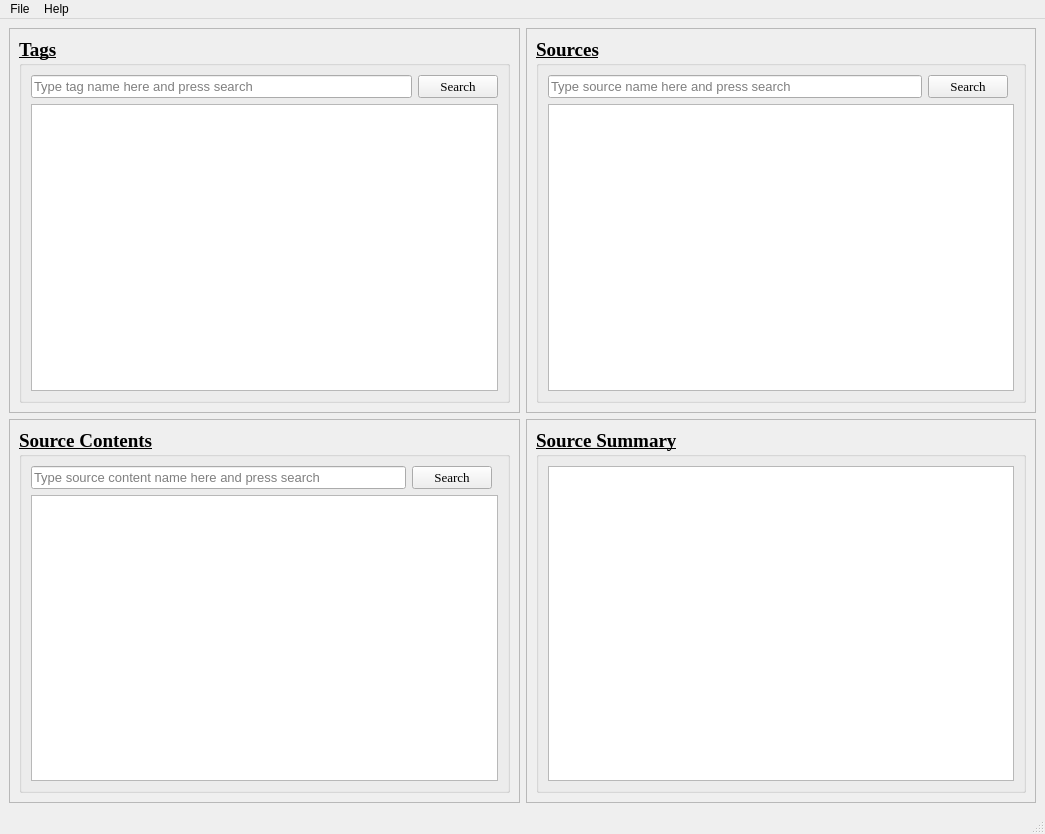
<?xml version="1.0" encoding="UTF-8"?>
<ui version="4.0">
 <class>sourceConnectMainWindow</class>
 <widget class="QMainWindow" name="sourceConnectMainWindow">
  <property name="geometry">
   <rect>
    <x>0</x>
    <y>0</y>
    <width>1045</width>
    <height>834</height>
   </rect>
  </property>
  <property name="windowTitle">
   <string>SourceConnect</string>
  </property>
  <widget class="QWidget" name="centralwidget">
   <layout class="QGridLayout" name="gridLayout">
    <item row="2" column="0">
     <widget class="QFrame" name="sourceContentFrame">
      <property name="frameShape">
       <enum>QFrame::StyledPanel</enum>
      </property>
      <property name="frameShadow">
       <enum>QFrame::Raised</enum>
      </property>
      <layout class="QGridLayout" name="gridLayout_3">
       <item row="0" column="0">
        <widget class="QGroupBox" name="sourceContentBox">
         <property name="font">
          <font>
           <family>Times New Roman</family>
           <pointsize>14</pointsize>
           <weight>75</weight>
           <italic>false</italic>
           <bold>true</bold>
           <underline>true</underline>
           <strikeout>false</strikeout>
          </font>
         </property>
         <property name="title">
          <string>Source Contents</string>
         </property>
         <property name="flat">
          <bool>false</bool>
         </property>
         <property name="checkable">
          <bool>false</bool>
         </property>
         <layout class="QGridLayout" name="gridLayout_9">
          <item row="0" column="0">
           <widget class="QLineEdit" name="sourceContentLineEdit">
            <property name="font">
             <font>
              <family>MS Shell Dlg 2</family>
              <pointsize>10</pointsize>
              <weight>50</weight>
              <bold>false</bold>
              <underline>false</underline>
             </font>
            </property>
            <property name="placeholderText">
             <string>Type source content name here and press search</string>
            </property>
           </widget>
          </item>
          <item row="1" column="0" colspan="3">
           <widget class="QListWidget" name="sourceContentList"/>
          </item>
          <item row="0" column="1">
           <widget class="QPushButton" name="sourceContentSearchButton">
            <property name="font">
             <font>
              <pointsize>10</pointsize>
              <weight>50</weight>
              <bold>false</bold>
              <underline>false</underline>
             </font>
            </property>
            <property name="text">
             <string>Search</string>
            </property>
           </widget>
          </item>
         </layout>
        </widget>
       </item>
      </layout>
     </widget>
    </item>
    <item row="0" column="0">
     <widget class="QFrame" name="tagFrame">
      <property name="frameShape">
       <enum>QFrame::StyledPanel</enum>
      </property>
      <property name="frameShadow">
       <enum>QFrame::Raised</enum>
      </property>
      <layout class="QGridLayout" name="gridLayout_2">
       <item row="0" column="0">
        <widget class="QGroupBox" name="tagBox">
         <property name="font">
          <font>
           <family>Times New Roman</family>
           <pointsize>14</pointsize>
           <weight>75</weight>
           <italic>false</italic>
           <bold>true</bold>
           <underline>true</underline>
           <strikeout>false</strikeout>
          </font>
         </property>
         <property name="title">
          <string>Tags</string>
         </property>
         <property name="flat">
          <bool>false</bool>
         </property>
         <property name="checkable">
          <bool>false</bool>
         </property>
         <layout class="QGridLayout" name="gridLayout_8">
          <item row="0" column="0">
           <widget class="QLineEdit" name="tagLineEdit">
            <property name="font">
             <font>
              <family>MS Shell Dlg 2</family>
              <pointsize>10</pointsize>
              <weight>50</weight>
              <bold>false</bold>
              <underline>false</underline>
             </font>
            </property>
            <property name="placeholderText">
             <string>Type tag name here and press search</string>
            </property>
           </widget>
          </item>
          <item row="0" column="1">
           <widget class="QPushButton" name="tagSearchButton">
            <property name="font">
             <font>
              <pointsize>10</pointsize>
              <weight>50</weight>
              <bold>false</bold>
              <underline>false</underline>
             </font>
            </property>
            <property name="text">
             <string>Search</string>
            </property>
           </widget>
          </item>
          <item row="1" column="0" colspan="2">
           <widget class="QListWidget" name="tagListWidget"/>
          </item>
         </layout>
        </widget>
       </item>
      </layout>
     </widget>
    </item>
    <item row="0" column="1">
     <widget class="QFrame" name="sourcesFrame">
      <property name="frameShape">
       <enum>QFrame::StyledPanel</enum>
      </property>
      <property name="frameShadow">
       <enum>QFrame::Raised</enum>
      </property>
      <layout class="QGridLayout" name="gridLayout_5">
       <item row="0" column="0">
        <widget class="QGroupBox" name="sourcesBox">
         <property name="font">
          <font>
           <family>Times New Roman</family>
           <pointsize>14</pointsize>
           <weight>75</weight>
           <italic>false</italic>
           <bold>true</bold>
           <underline>true</underline>
           <strikeout>false</strikeout>
          </font>
         </property>
         <property name="title">
          <string>Sources</string>
         </property>
         <property name="flat">
          <bool>false</bool>
         </property>
         <property name="checkable">
          <bool>false</bool>
         </property>
         <layout class="QGridLayout" name="gridLayout_7">
          <item row="1" column="0" colspan="3">
           <widget class="QListWidget" name="sourcesList"/>
          </item>
          <item row="0" column="0">
           <widget class="QLineEdit" name="sourceLineEdit">
            <property name="font">
             <font>
              <family>MS Shell Dlg 2</family>
              <pointsize>10</pointsize>
              <weight>50</weight>
              <bold>false</bold>
              <underline>false</underline>
             </font>
            </property>
            <property name="placeholderText">
             <string>Type source name here and press search</string>
            </property>
           </widget>
          </item>
          <item row="0" column="1">
           <widget class="QPushButton" name="sourcesSearchButton">
            <property name="font">
             <font>
              <pointsize>10</pointsize>
              <weight>50</weight>
              <bold>false</bold>
              <underline>false</underline>
             </font>
            </property>
            <property name="text">
             <string>Search</string>
            </property>
           </widget>
          </item>
         </layout>
        </widget>
       </item>
      </layout>
     </widget>
    </item>
    <item row="2" column="1">
     <widget class="QFrame" name="sourceSummaryFrame">
      <property name="frameShape">
       <enum>QFrame::StyledPanel</enum>
      </property>
      <property name="frameShadow">
       <enum>QFrame::Raised</enum>
      </property>
      <layout class="QGridLayout" name="gridLayout_4">
       <item row="0" column="0">
        <widget class="QGroupBox" name="SourceSummaryBox">
         <property name="font">
          <font>
           <family>Times New Roman</family>
           <pointsize>14</pointsize>
           <weight>75</weight>
           <italic>false</italic>
           <bold>true</bold>
           <underline>true</underline>
           <strikeout>false</strikeout>
          </font>
         </property>
         <property name="title">
          <string>Source Summary</string>
         </property>
         <property name="flat">
          <bool>false</bool>
         </property>
         <property name="checkable">
          <bool>false</bool>
         </property>
         <layout class="QGridLayout" name="gridLayout_6">
          <item row="0" column="0">
           <widget class="QTextBrowser" name="sourceTextBrowser"/>
          </item>
         </layout>
        </widget>
       </item>
      </layout>
     </widget>
    </item>
   </layout>
  </widget>
  <widget class="QMenuBar" name="menubar">
   <property name="geometry">
    <rect>
     <x>0</x>
     <y>0</y>
     <width>1045</width>
     <height>21</height>
    </rect>
   </property>
   <widget class="QMenu" name="fileMenu">
    <property name="title">
     <string>File</string>
    </property>
    <addaction name="addTagAction"/>
    <addaction name="addSourceAction"/>
   </widget>
   <widget class="QMenu" name="helpMenu">
    <property name="title">
     <string>Help</string>
    </property>
   </widget>
   <addaction name="fileMenu"/>
   <addaction name="helpMenu"/>
  </widget>
  <widget class="QStatusBar" name="statusbar"/>
  <action name="addTagAction">
   <property name="text">
    <string>Add Tag</string>
   </property>
  </action>
  <action name="addSourceAction">
   <property name="text">
    <string>Add Source</string>
   </property>
  </action>
 </widget>
 <resources/>
 <connections/>
</ui>
